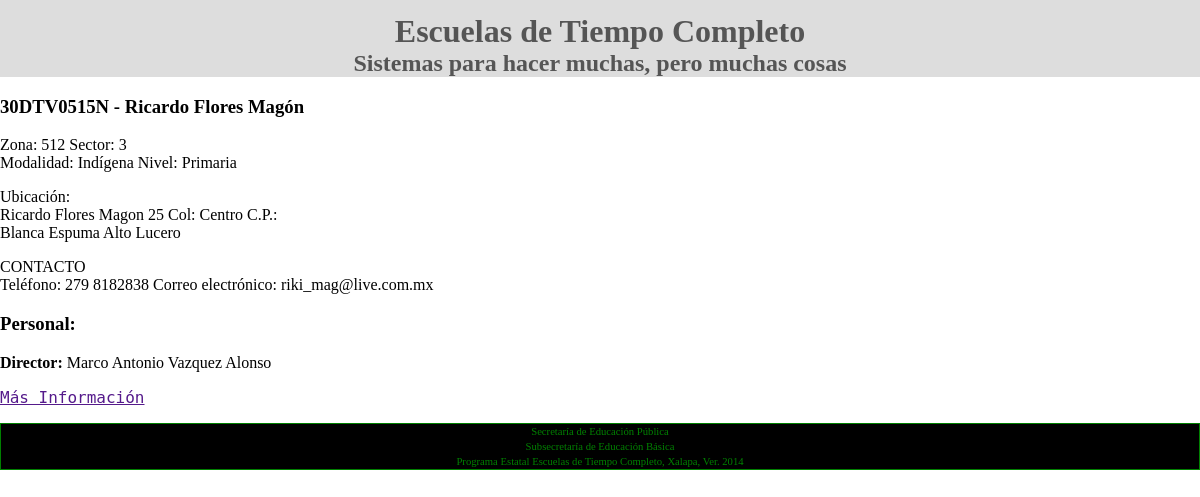
/escuelas/30DTV0515N/detalle-escuela/1/, run on the app's committed database.
### personal/models.py (models this page shows, shortened)
class PersonalPorCiclo(models.Model):
    personal = models.ForeignKey(Personal)
    ciclo = models.ForeignKey(Ciclo)
    puesto = models.ForeignKey(Puesto)
    escuela = models.ForeignKey(Escuela)
    estado = models.ForeignKey(Estado)
    class Meta:
        unique_together = [("personal", "ciclo", "escuela")]

class Puesto(models.Model):
    puesto = models.CharField(max_length=255)

class Personal(models.Model):
    rfc = models.CharField(max_length=15)
    nombre = models.CharField(max_length=255)
    apellido_paterno = models.CharField(max_length=255)
    apellido_materno = models.CharField(max_length=255)
    doble_plaza = models.BooleanField(default=False)
    fecha_ingreso = models.DateField()
    fecha_nacimiento = models.DateField()
    nivel_estudio = models.ForeignKey(NivelEstudio)
    especialidad = models.ForeignKey(Especialidad)

### escuelas/models.py (models this page shows, shortened)
class Escuela(models.Model):
    clave = models.CharField(max_length=15, unique=True)
    nombre = models.CharField(max_length=100)
    municipio = models.ForeignKey(Municipio)
    localidad = models.ForeignKey(Localidad)
    zona = models.PositiveIntegerField()
    sector = models.PositiveIntegerField()
    modalidad = models.ForeignKey(Modalidad)
    nivel = models.ForeignKey(Nivel)
    email = models.EmailField(max_length=255)
    telefono = models.CharField(max_length=25)
    calle = models.CharField(max_length=255)
    numero = models.CharField(max_length=30)
    colonia = models.CharField(max_length=255)
    cod_postal = models.PositiveIntegerField()
    afiliada = models.BooleanField(default=False)
    objects = EscuelaQuerySet.as_manager()

### caracteristicas/models.py (models this page shows)
class Modalidad(models.Model):
    modalidad = models.CharField(max_length=50)
    def __unicode__(self):
        return self.modalidad

class Nivel(models.Model):
    nivel = models.CharField(max_length=50)
    def __unicode__(self):
        return self.nivel

### lugares/models.py (models this page shows, shortened)
class Localidad(models.Model):
    localidad = models.CharField(max_length=255)
    municipio = models.ForeignKey(Municipio)

class Municipio(models.Model):
    municipio = models.CharField(max_length=255)
    def __unicode__(self):
        return self.municipio

### escuelas/views.py (the view)
class EscuelaPersonalView(generic.ListView):
    model = PersonalPorCiclo
    template_name = "escuelas/detalle_escuela.html"
    def get_queryset(self):
        id_escuela = self.kwargs.get("escuela")
        queryset = self.model.objects.filter(escuela=id_escuela)
        return queryset
    def get_context_data(self, **kwargs):
        context = super(EscuelaPersonalView, self).get_context_data(**kwargs)
        datos = self.model.objects.filter(escuela=self.kwargs.get("escuela"))[:1]
        datos_escuela = {
            'schooll': datos
        }
        context.update(datos_escuela)
        return context

### escuelas/templates/escuelas/detalle_escuela.html
{% extends "base.html" %}
{% block content %}
<p class="escuela">
  {% for e in schooll %}
  <h3>{{e.escuela.clave}} -
  {{e.escuela.nombre}}<br>
  </h3>
  <p>
  Zona: {{e.escuela.zona}}
  Sector: {{e.escuela.sector}}<br>
  Modalidad: {{e.escuela.modalidad}}
  Nivel: {{e.escuela.nivel}}
  </p>
  <p>
  Ubicación:<br>
  {{e.escuela.calle}} {{e.escuela.numero}} Col: {{e.escuela.colonia}}
  C.P.: {{escuela.cod_postal}}<br>
  {{e.escuela.localidad.localidad}} {{e.escuela.municipio}}
  </p>
  <p>
  CONTACTO<br>
  Teléfono: {{e.escuela.telefono}}
  Correo electrónico: {{e.escuela.email}}
  </p>
  {% endfor %}
</p>
<p class="personal">
    <h3>Personal:</h3>
    {% for p in object_list %}
      <p>
      <strong>
        {{p.puesto.puesto}}:
      </strong>
      {{p.personal.nombre}}
      {{p.personal.apellido_paterno}}
      {{p.personal.apellido_materno}}
      <br>
      </p>
      <a href="">Más Información</a>
    {% endfor %}
</p>
{% endblock content %}

### static/css/estilos.css (style rules this page uses)
body { background: white; font-size: 16px; font-family: 'consolas'; margin: 0px; }
a { font-family: 'monospace' }
.escuela { background: #FAFFFA; }

### data on the page
PersonalPorCiclo: escuela.clave "30DTV0515N", escuela.nombre "Ricardo Flores Magón", escuela.zona "512", escuela.sector "3", escuela.modalidad "Indígena", escuela.nivel "Primaria", escuela.calle "Ricardo Flores Magon", escuela.numero "25", escuela.colonia "Centro", escuela.localidad.localidad "Blanca Espuma", escuela.municipio "Alto Lucero", escuela.telefono "279 8182838", escuela.email "riki_mag@live.com.mx", puesto.puesto "Director", personal.nombre "Marco Antonio", personal.apellido_paterno "Vazquez", personal.apellido_materno "Alonso"
